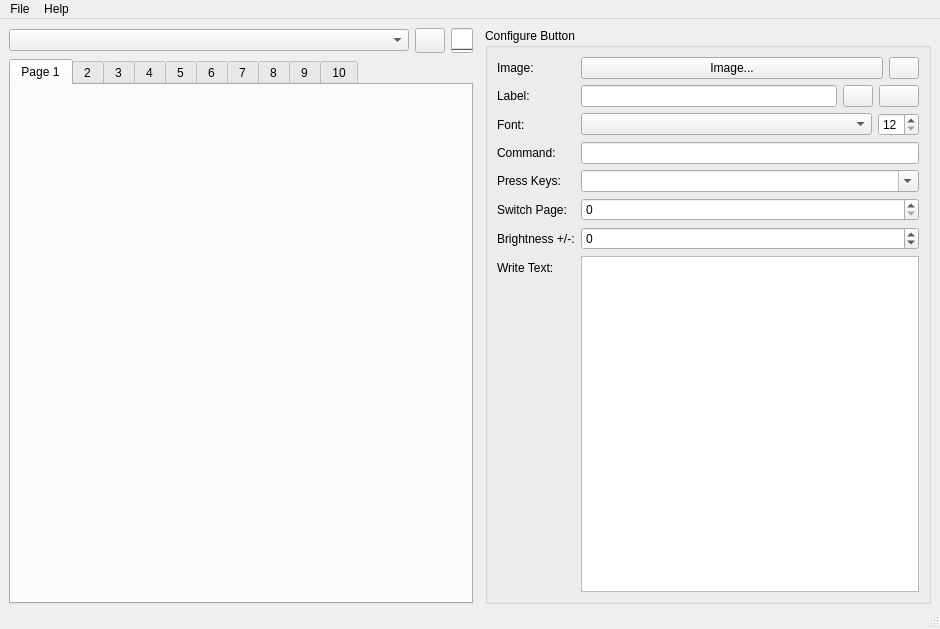
<?xml version="1.0" encoding="UTF-8"?>
<ui version="4.0">
 <class>MainWindow</class>
 <widget class="QMainWindow" name="MainWindow">
  <property name="geometry">
   <rect>
    <x>0</x>
    <y>0</y>
    <width>940</width>
    <height>629</height>
   </rect>
  </property>
  <property name="windowTitle">
   <string>Stream Deck UI</string>
  </property>
  <widget class="QWidget" name="centralwidget">
   <property name="autoFillBackground">
    <bool>false</bool>
   </property>
   <layout class="QVBoxLayout" name="verticalLayout_2">
    <property name="spacing">
     <number>6</number>
    </property>
    <property name="leftMargin">
     <number>9</number>
    </property>
    <property name="bottomMargin">
     <number>3</number>
    </property>
    <item>
     <layout class="QHBoxLayout" name="main_horizontalLayout">
      <property name="spacing">
       <number>12</number>
      </property>
      <property name="leftMargin">
       <number>0</number>
      </property>
      <property name="topMargin">
       <number>0</number>
      </property>
      <property name="rightMargin">
       <number>0</number>
      </property>
      <property name="bottomMargin">
       <number>0</number>
      </property>
      <item>
       <layout class="QVBoxLayout" name="left_verticalLayout" stretch="0,1">
        <property name="spacing">
         <number>6</number>
        </property>
        <property name="sizeConstraint">
         <enum>QLayout::SetDefaultConstraint</enum>
        </property>
        <property name="topMargin">
         <number>0</number>
        </property>
        <item>
         <layout class="QHBoxLayout" name="deviceSettings_horizontalLayout">
          <property name="leftMargin">
           <number>0</number>
          </property>
          <property name="topMargin">
           <number>0</number>
          </property>
          <property name="rightMargin">
           <number>0</number>
          </property>
          <property name="bottomMargin">
           <number>0</number>
          </property>
          <item>
           <widget class="QComboBox" name="device_list">
            <property name="minimumSize">
             <size>
              <width>400</width>
              <height>0</height>
             </size>
            </property>
           </widget>
          </item>
          <item>
           <widget class="QPushButton" name="settingsButton">
            <property name="sizePolicy">
             <sizepolicy hsizetype="Minimum" vsizetype="Expanding">
              <horstretch>0</horstretch>
              <verstretch>0</verstretch>
             </sizepolicy>
            </property>
            <property name="minimumSize">
             <size>
              <width>0</width>
              <height>0</height>
             </size>
            </property>
            <property name="maximumSize">
             <size>
              <width>30</width>
              <height>16777215</height>
             </size>
            </property>
            <property name="text">
             <string/>
            </property>
            <property name="icon">
             <iconset resource="resources.qrc">
              <normaloff>:/icons/icons/gear.png</normaloff>:/icons/icons/gear.png</iconset>
            </property>
           </widget>
          </item>
          <item>
           <widget class="QProgressBar" name="cpu_usage">
            <property name="sizePolicy">
             <sizepolicy hsizetype="Fixed" vsizetype="Expanding">
              <horstretch>0</horstretch>
              <verstretch>0</verstretch>
             </sizepolicy>
            </property>
            <property name="maximumSize">
             <size>
              <width>25</width>
              <height>25</height>
             </size>
            </property>
            <property name="maximum">
             <number>130</number>
            </property>
            <property name="value">
             <number>0</number>
            </property>
            <property name="orientation">
             <enum>Qt::Vertical</enum>
            </property>
            <property name="format">
             <string/>
            </property>
           </widget>
          </item>
         </layout>
        </item>
        <item>
         <widget class="QTabWidget" name="pages">
          <property name="sizePolicy">
           <sizepolicy hsizetype="Preferred" vsizetype="Preferred">
            <horstretch>0</horstretch>
            <verstretch>0</verstretch>
           </sizepolicy>
          </property>
          <property name="autoFillBackground">
           <bool>false</bool>
          </property>
          <property name="styleSheet">
           <string notr="true">b</string>
          </property>
          <property name="currentIndex">
           <number>0</number>
          </property>
          <widget class="QWidget" name="page_1">
           <attribute name="title">
            <string>Page 1</string>
           </attribute>
           <layout class="QGridLayout" name="gridLayout_2"/>
          </widget>
          <widget class="QWidget" name="page_2">
           <attribute name="title">
            <string>2</string>
           </attribute>
           <layout class="QGridLayout" name="gridLayout_3"/>
          </widget>
          <widget class="QWidget" name="page_3">
           <attribute name="title">
            <string>3</string>
           </attribute>
           <layout class="QGridLayout" name="gridLayout_11"/>
          </widget>
          <widget class="QWidget" name="page_4">
           <attribute name="title">
            <string>4</string>
           </attribute>
           <layout class="QGridLayout" name="gridLayout_10"/>
          </widget>
          <widget class="QWidget" name="page_5">
           <attribute name="title">
            <string>5</string>
           </attribute>
           <layout class="QGridLayout" name="gridLayout_9"/>
          </widget>
          <widget class="QWidget" name="page_6">
           <attribute name="title">
            <string>6</string>
           </attribute>
           <layout class="QGridLayout" name="gridLayout_8"/>
          </widget>
          <widget class="QWidget" name="page_7">
           <attribute name="title">
            <string>7</string>
           </attribute>
           <layout class="QGridLayout" name="gridLayout_7"/>
          </widget>
          <widget class="QWidget" name="page_8">
           <attribute name="title">
            <string>8</string>
           </attribute>
           <layout class="QGridLayout" name="gridLayout_6"/>
          </widget>
          <widget class="QWidget" name="page_9">
           <attribute name="title">
            <string>9</string>
           </attribute>
           <layout class="QGridLayout" name="gridLayout_5"/>
          </widget>
          <widget class="QWidget" name="tab_10">
           <attribute name="title">
            <string>10</string>
           </attribute>
           <layout class="QGridLayout" name="gridLayout_4"/>
          </widget>
         </widget>
        </item>
       </layout>
      </item>
      <item>
       <layout class="QHBoxLayout" name="right_horizontalLayout">
        <item>
         <widget class="QGroupBox" name="groupBox">
          <property name="minimumSize">
           <size>
            <width>250</width>
            <height>0</height>
           </size>
          </property>
          <property name="title">
           <string>Configure Button</string>
          </property>
          <layout class="QVBoxLayout" name="verticalLayout_3">
           <item>
            <layout class="QFormLayout" name="formLayout">
             <item row="0" column="0">
              <widget class="QLabel" name="label">
               <property name="text">
                <string>Image:</string>
               </property>
              </widget>
             </item>
             <item row="0" column="1">
              <layout class="QHBoxLayout" name="horizontalLayout_2">
               <property name="spacing">
                <number>6</number>
               </property>
               <item>
                <widget class="QPushButton" name="imageButton">
                 <property name="text">
                  <string>Image...</string>
                 </property>
                </widget>
               </item>
               <item>
                <widget class="QPushButton" name="removeButton">
                 <property name="sizePolicy">
                  <sizepolicy hsizetype="Minimum" vsizetype="Minimum">
                   <horstretch>0</horstretch>
                   <verstretch>0</verstretch>
                  </sizepolicy>
                 </property>
                 <property name="maximumSize">
                  <size>
                   <width>30</width>
                   <height>16777215</height>
                  </size>
                 </property>
                 <property name="toolTip">
                  <string>Remove the image from the button</string>
                 </property>
                 <property name="text">
                  <string/>
                 </property>
                 <property name="icon">
                  <iconset resource="resources.qrc">
                   <normaloff>:/icons/icons/cross.png</normaloff>:/icons/icons/cross.png</iconset>
                 </property>
                </widget>
               </item>
              </layout>
             </item>
             <item row="1" column="0">
              <widget class="QLabel" name="label_2">
               <property name="text">
                <string>Label:</string>
               </property>
              </widget>
             </item>
             <item row="1" column="1">
              <layout class="QHBoxLayout" name="horizontalLayout_3">
               <item>
                <widget class="QLineEdit" name="text"/>
               </item>
               <item>
                <widget class="QPushButton" name="text_v_align">
                 <property name="minimumSize">
                  <size>
                   <width>30</width>
                   <height>0</height>
                  </size>
                 </property>
                 <property name="maximumSize">
                  <size>
                   <width>30</width>
                   <height>16777215</height>
                  </size>
                 </property>
                 <property name="toolTip">
                  <string>Text vertical alignment</string>
                 </property>
                 <property name="text">
                  <string/>
                 </property>
                 <property name="icon">
                  <iconset resource="resources.qrc">
                   <normaloff>:/icons/icons/vertical-align.png</normaloff>:/icons/icons/vertical-align.png</iconset>
                 </property>
                </widget>
               </item>
               <item>
                <widget class="QPushButton" name="text_h_align">
                 <property name="text">
                  <string/>
                 </property>
                 <property name="icon">
                  <iconset resource="resources.qrc">
                   <normaloff>:/icons/icons/horizontal-align.png</normaloff>:/icons/icons/horizontal-align.png</iconset>
                 </property>
                </widget>
               </item>
              </layout>
             </item>
             <item row="2" column="0">
              <widget class="QLabel" name="label_4">
               <property name="text">
                <string>Font:</string>
               </property>
              </widget>
             </item>
             <item row="3" column="0">
              <widget class="QLabel" name="label_3">
               <property name="text">
                <string>Command:</string>
               </property>
              </widget>
             </item>
             <item row="3" column="1">
              <widget class="QLineEdit" name="command"/>
             </item>
             <item row="5" column="0">
              <widget class="QLabel" name="label_5">
               <property name="text">
                <string>Press Keys:</string>
               </property>
              </widget>
             </item>
             <item row="5" column="1">
              <widget class="QComboBox" name="keys">
               <property name="editable">
                <bool>true</bool>
               </property>
               <item>
                <property name="text">
                 <string notr="true"/>
                </property>
               </item>
               <item>
                <property name="text">
                 <string notr="true">F11</string>
                </property>
               </item>
               <item>
                <property name="text">
                 <string notr="true">alt+F4</string>
                </property>
               </item>
               <item>
                <property name="text">
                 <string notr="true">ctrl+w</string>
                </property>
               </item>
               <item>
                <property name="text">
                 <string notr="true">cmd+left</string>
                </property>
               </item>
               <item>
                <property name="text">
                 <string notr="true">alt+plus</string>
                </property>
               </item>
               <item>
                <property name="text">
                 <string notr="true">alt+delay+F3</string>
                </property>
               </item>
               <item>
                <property name="text">
                 <string notr="true">backspace</string>
                </property>
               </item>
               <item>
                <property name="text">
                 <string notr="true">right</string>
                </property>
               </item>
               <item>
                <property name="text">
                 <string notr="true">page_up</string>
                </property>
               </item>
               <item>
                <property name="text">
                 <string notr="true">media_volume_up</string>
                </property>
               </item>
               <item>
                <property name="text">
                 <string notr="true">media_volume_down</string>
                </property>
               </item>
               <item>
                <property name="text">
                 <string notr="true">media_volume_mute</string>
                </property>
               </item>
               <item>
                <property name="text">
                 <string notr="true">media_previous</string>
                </property>
               </item>
               <item>
                <property name="text">
                 <string notr="true">media_next</string>
                </property>
               </item>
               <item>
                <property name="text">
                 <string notr="true">media_play_pause</string>
                </property>
               </item>
              </widget>
             </item>
             <item row="6" column="0">
              <widget class="QLabel" name="label_8">
               <property name="text">
                <string>Switch Page:</string>
               </property>
              </widget>
             </item>
             <item row="6" column="1">
              <widget class="QSpinBox" name="switch_page">
               <property name="minimum">
                <number>0</number>
               </property>
               <property name="maximum">
                <number>10</number>
               </property>
               <property name="value">
                <number>0</number>
               </property>
              </widget>
             </item>
             <item row="7" column="0">
              <widget class="QLabel" name="label_7">
               <property name="text">
                <string>Brightness +/-:</string>
               </property>
              </widget>
             </item>
             <item row="7" column="1">
              <widget class="QSpinBox" name="change_brightness">
               <property name="minimum">
                <number>-99</number>
               </property>
              </widget>
             </item>
             <item row="8" column="0">
              <widget class="QLabel" name="label_6">
               <property name="text">
                <string>Write Text:</string>
               </property>
              </widget>
             </item>
             <item row="8" column="1">
              <widget class="QPlainTextEdit" name="write"/>
             </item>
             <item row="2" column="1">
              <layout class="QHBoxLayout" name="horizontalLayout_4">
               <item>
                <widget class="QComboBox" name="text_font"/>
               </item>
               <item>
                <widget class="QSpinBox" name="text_font_size">
                 <property name="sizePolicy">
                  <sizepolicy hsizetype="Fixed" vsizetype="Fixed">
                   <horstretch>0</horstretch>
                   <verstretch>0</verstretch>
                  </sizepolicy>
                 </property>
                 <property name="minimum">
                  <number>12</number>
                 </property>
                 <property name="maximum">
                  <number>72</number>
                 </property>
                </widget>
               </item>
              </layout>
             </item>
            </layout>
           </item>
          </layout>
         </widget>
        </item>
       </layout>
      </item>
     </layout>
    </item>
   </layout>
  </widget>
  <widget class="QMenuBar" name="menubar">
   <property name="geometry">
    <rect>
     <x>0</x>
     <y>0</y>
     <width>940</width>
     <height>33</height>
    </rect>
   </property>
   <widget class="QMenu" name="menuFile">
    <property name="title">
     <string>File</string>
    </property>
    <addaction name="actionImport"/>
    <addaction name="actionExport"/>
    <addaction name="separator"/>
    <addaction name="actionExit"/>
   </widget>
   <widget class="QMenu" name="menuHelp">
    <property name="title">
     <string>Help</string>
    </property>
    <addaction name="actionDocs"/>
    <addaction name="actionGithub"/>
    <addaction name="separator"/>
    <addaction name="actionAbout"/>
   </widget>
   <addaction name="menuFile"/>
   <addaction name="menuHelp"/>
  </widget>
  <widget class="QStatusBar" name="statusbar"/>
  <action name="actionImport">
   <property name="text">
    <string>Import</string>
   </property>
  </action>
  <action name="actionExport">
   <property name="text">
    <string>Export</string>
   </property>
  </action>
  <action name="actionExit">
   <property name="text">
    <string>Exit</string>
   </property>
  </action>
  <action name="actionDocs">
   <property name="text">
    <string>Documentation</string>
   </property>
  </action>
  <action name="actionGithub">
   <property name="text">
    <string>Github</string>
   </property>
  </action>
  <action name="actionAbout">
   <property name="text">
    <string>About...</string>
   </property>
  </action>
 </widget>
 <tabstops>
  <tabstop>device_list</tabstop>
  <tabstop>settingsButton</tabstop>
  <tabstop>pages</tabstop>
  <tabstop>imageButton</tabstop>
  <tabstop>removeButton</tabstop>
  <tabstop>text</tabstop>
  <tabstop>text_v_align</tabstop>
  <tabstop>command</tabstop>
  <tabstop>keys</tabstop>
  <tabstop>switch_page</tabstop>
  <tabstop>change_brightness</tabstop>
  <tabstop>write</tabstop>
 </tabstops>
 <resources>
  <include location="resources.qrc"/>
 </resources>
 <connections/>
</ui>
